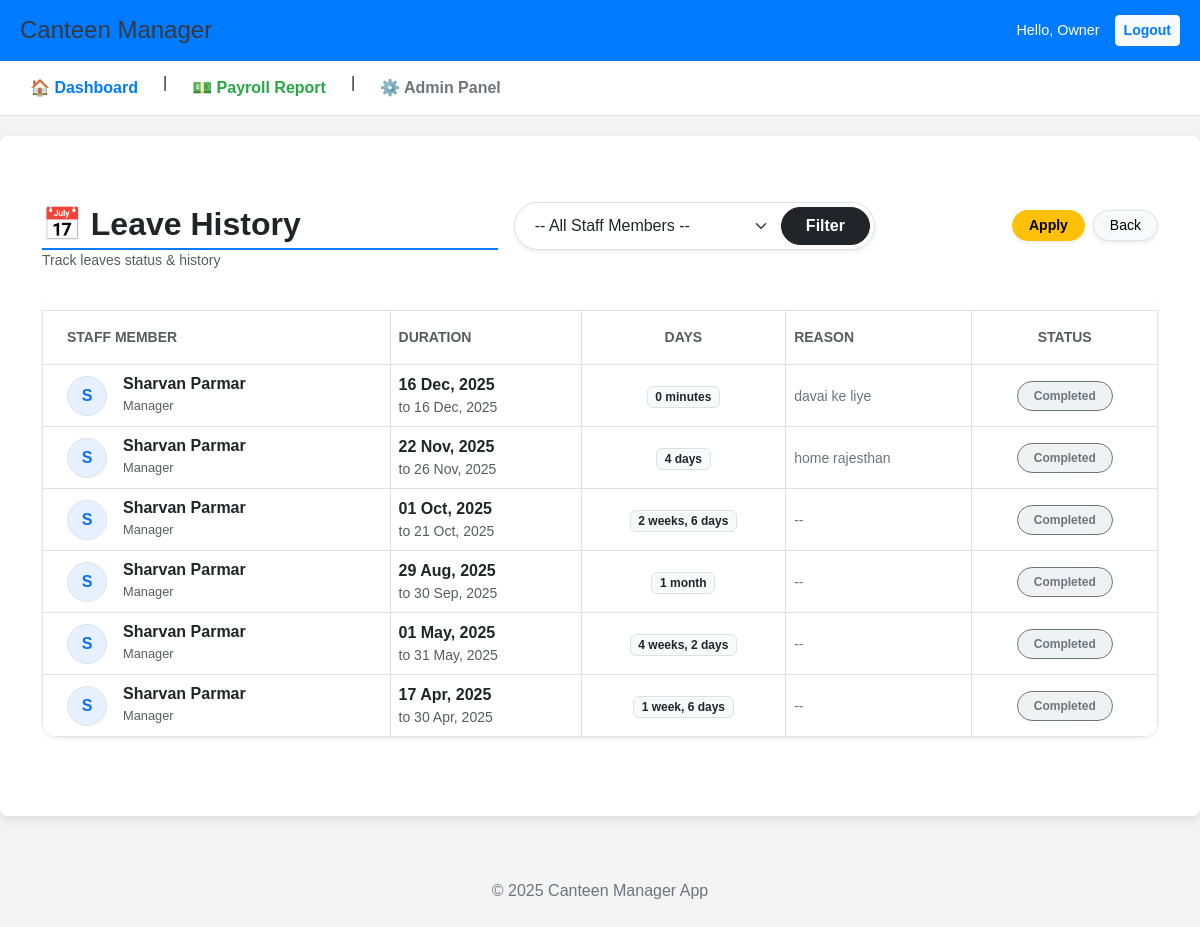
Page /management/staff/leave-history/ (signed in) on the committed database.
### management/models.py (models this page shows, shortened)
class StaffLeave(models.Model):
    staff = models.ForeignKey(
        Staff,
        on_delete=models.CASCADE,
        verbose_name="Staff Member"
    )
    start_date = models.DateField(verbose_name="Start Date")
    end_date = models.DateField(verbose_name="End Date")
    reason = models.TextField(null=True, blank=True, verbose_name="Reason for Leave")
    is_paid_leave = models.BooleanField(default=False, verbose_name="Paid Leave (Don't Cut Salary)")
    def total_days(self):
        """Calculates the total number of days in the leave period (inclusive)"""
        if self.start_date and self.end_date:
            delta = self.end_date - self.start_date
            return delta.days + 1
        return 0
    total_days.short_description = 'Total Days' # एडमिन पैनल में दिखने वाला नाम
    class Meta:
        verbose_name = "Staff Leave (Period)"
        verbose_name_plural = "Staff Leaves (Periods)"

class Staff(models.Model):
    ROLES = [
        ('Manager', 'Manager'),
        ('Cook', 'Cook'),
        ('Helper', 'Helper'),
    ]
    canteen = models.ForeignKey(
        Canteen,
        on_delete=models.SET_NULL, # अगर कैंटीन डिलीट हो जाए, तो स्टाफ को NULL कर दें
        null=True,
        blank=True,
        verbose_name="Assigned Canteen"
    )
    name = models.CharField(max_length=100, verbose_name="Staff Name")
    role = models.CharField(max_length=50, choices=ROLES, default='Helper', verbose_name="Role")
    phone = models.CharField(max_length=15, default='0000000000', verbose_name="Phone Number")
    joining_date = models.DateField(null=True, blank=True, verbose_name="Joining Date")
    monthly_salary = models.DecimalField(max_digits=10, decimal_places=2, verbose_name="Monthly Salary")
    bank_account_no = models.CharField(max_length=20, blank=True, null=True,verbose_name="Bank Account No")
    ifsc_code = models.CharField(max_length=15, blank=True, null=True,verbose_name="IFSC Code")
    photo = models.ImageField(upload_to='staff_photos/', null=True, blank=True, verbose_name="Staff Photo")
    aadhar_card = models.ImageField(upload_to='staff_aadhar/', null=True, blank=True, verbose_name="Aadhar Card Photo")
    class Meta:
        verbose_name = "Staff Member"
        verbose_name_plural = "Staff"
    is_active = models.BooleanField(default=True, verbose_name="Is Active Employee")
    leaving_date = models.DateField(null=True, blank=True, verbose_name="Leaving Date")

### management/views.py (the view)
# urls.py: path('staff/leave-history/', views.staff_leave_history, name='staff_leave_history'),
@login_required
def staff_leave_history(request):
    leaves = StaffLeave.objects.select_related('staff').all().order_by('-start_date')
    staff_id = request.GET.get('staff') # URL se ID layega
    if staff_id:
        leaves = leaves.filter(staff_id=staff_id)
    all_staff = Staff.objects.all()
    context = {
        'leaves': leaves,
        'all_staff': all_staff, # Dropdown list
        'selected_staff_id': int(staff_id) if staff_id else None, # Selected rakhne ke liye
        'today': date.today()
    }
    return render(request, 'management/staff_leave_history.html', context)

### management/templates/management/staff_leave_history.html (shortened to what this page needs)
{% extends 'base.html' %}
{% block content %}
<div class="container mt-4 mb-5">
    <div class="row align-items-center mb-4 g-3">
        <div class="col-md-5">
            <h2 class="fw-bold text-dark mb-0">📅 Leave History</h2>
            <p class="text-muted small mb-0">Track leaves status & history</p>
        </div>
        <div class="col-md-4">
            <form method="GET" class="d-flex shadow-sm rounded-pill bg-white p-1 border">
                <select name="staff" class="form-select border-0 rounded-pill ps-3" style="outline: none; box-shadow: none;">
                    <option value="">-- All Staff Members --</option>
                </select>
                <button type="submit" class="btn btn-dark rounded-pill px-4 fw-bold">Filter</button>
            </form>
        </div>
        <div class="col-md-3 text-end">
            <div class="d-flex justify-content-end gap-2">
                <a href="{% url 'apply_leave' %}" class="btn btn-warning fw-bold shadow-sm rounded-pill btn-sm px-3">
                     Apply
                </a>
                <a href="{% url 'staff_list' %}" class="btn btn-light border shadow-sm rounded-pill btn-sm px-3">
                    Back
                </a>
            </div>
        </div>
    </div>
    <div class="card shadow-sm border-0 rounded-4 overflow-hidden">
        <div class="table-responsive">
            <table class="table table-hover align-middle mb-0">
                <thead class="bg-light">
                    <tr>
                        <th class="ps-4 py-3 text-muted small text-uppercase">Staff Member</th>
                        <th class="py-3 text-muted small text-uppercase">Duration</th>
                        <th class="py-3 text-muted small text-uppercase text-center">Days</th>
                        <th class="py-3 text-muted small text-uppercase">Reason</th>
                        <th class="py-3 text-muted small text-uppercase text-center">Status</th>
                    </tr>
                </thead>
                <tbody>
                    {% for leave in leaves %}
                    <tr>
                        <td class="ps-4">
                            <div class="d-flex align-items-center">
                                <div class="rounded-circle bg-primary bg-opacity-10 text-primary d-flex justify-content-center align-items-center fw-bold me-3 border"
                                     style="width: 40px; height: 40px;">
                                    {{ leave.staff.name|slice:":1" }}
                                </div>
                                <div>
                                    <h6 class="mb-0 fw-bold text-dark">{{ leave.staff.name }}</h6>
                                    <small class="text-muted" style="font-size: 0.8rem;">{{ leave.staff.role }}</small>
                                </div>
                            </div>
                        </td>
                        <td>
                            <div class="d-flex flex-column">
                                <span class="fw-bold text-dark">{{ leave.start_date|date:"d M, Y" }}</span>
                                <span class="text-muted small">to {{ leave.end_date|date:"d M, Y" }}</span>
                            </div>
                        </td>
                        <td class="text-center">
                            <span class="badge bg-light text-dark border">
                                {{ leave.end_date|timeuntil:leave.start_date }}
                            </span>
                        </td>
                        <td style="max-width: 250px;">
                            <span class="text-secondary small">{{ leave.reason|default:"-"|truncatechars:50 }}</span>
                        </td>
                        <td class="text-center">
                            {% if leave.end_date < today %}
                                <span class="badge bg-secondary bg-opacity-10 text-secondary border border-secondary px-3 py-2 rounded-pill">
                                    Completed
                                </span>
                            {% elif leave.start_date > today %}
                                <span class="badge bg-info bg-opacity-10 text-info border border-info px-3 py-2 rounded-pill">
                                    Upcoming
                                </span>
                            {% else %}
                                <span class="badge bg-danger bg-opacity-10 text-danger border border-danger px-3 py-2 rounded-pill">
                                    ● On Leave
                                </span>
                            {% endif %}
                        </td>
                    </tr>
                    {% endfor %}
                </tbody>
            </table>
        </div>
    </div>
</div>
{% endblock %}

### management/templates/base.html (shortened to what this page needs)
<!DOCTYPE html>
<html lang="en">
<head>
    <link href="https://cdn.jsdelivr.net/npm/bootstrap@5.3.0/dist/css/bootstrap.min.css" rel="stylesheet">
</head>
<body>
    <header>
        <div style="background-color: #007bff; color: white; padding: 15px 20px; display: flex; justify-content: space-between; align-items: center;">
            <h1 style="margin: 0; font-size: 1.5em;">Canteen Manager</h1>
            {% if user.is_authenticated %}
            <div style="display: flex; align-items: center; gap: 15px;">
                <span style="font-size: 0.9em;">Hello, {{ user.username }}</span>
                <form method="post" action="{% url 'logout' %}" style="margin: 0;">
                    <button type="submit" class="btn btn-sm btn-light" style="color: #007bff; font-weight: bold;">Logout</button>
                </form>
            </div>
            {% endif %}
        </div>
        <nav class="main-nav" style="background-color: #ffffff; padding: 10px 20px; border-bottom: 1px solid #e2e6ea;">
            {% if user.is_authenticated %}
            <div style="display: flex; gap: 15px;">
                <a href="{% url 'home_dashboard' %}" style="color: #007bff; font-weight: bold;">
                    🏠 Dashboard
                </a>
                |
                <a href="{% url 'payroll_summary' %}" style="color: #28a745; font-weight: bold;">
                    💵 Payroll Report
                </a>
                |
                <a href="/admin/" style="color: #6c757d; font-weight: bold;">
                    ⚙️ Admin Panel
                </a>
            </div>
            {% endif %}
        </nav>
    </header>
    <main>
        {% block content %}
        {% endblock %}
    </main>
    <footer style="text-align: center; padding: 10px; color: #6c757d;">
        <hr style="border-color: #dee2e6;">
        <p>&copy; 2025 Canteen Manager App</p>
    </footer>
</body>
</html>

### management/templates/base.html (style rules this page uses)
body { font-family: Arial, sans-serif; margin: 0; padding: 0; background-color: #f4f4f4; }
main { padding: 20px; max-width: 1200px; margin: 20px auto; background-color: white; min-height: 85vh; border-radius: 8px; box-shadow: 0 4px 12px rgba(0,0,0,0.1); }
h1 { color: #343a40; }
h2 { border-bottom: 2px solid #007bff; padding-bottom: 5px; margin-top: 25px; }
table { border-collapse: collapse; margin-top: 15px; width: 100%; }
th, td { border: 1px solid #dee2e6; padding: 12px; text-align: left; }
th { background-color: #f0f0f0; }
.main-nav a { text-decoration: none; padding: 5px 10px; border-radius: 4px; transition: background-color 0.3s; }

### rows in the picture
StaffLeave: staff.name "S", staff.name "Sharvan Parmar", staff.role "Manager", start_date "16 Dec, 2025", end_date "16 Dec, 2025", end_date "0 minutes", reason "davai ke liye", shows "Completed"
StaffLeave: staff.name "S", staff.name "Sharvan Parmar", staff.role "Manager", start_date "22 Nov, 2025", end_date "26 Nov, 2025", end_date "4 days", reason "home rajesthan", shows "Completed"
StaffLeave: staff.name "S", staff.name "Sharvan Parmar", staff.role "Manager", start_date "01 Oct, 2025", end_date "21 Oct, 2025", end_date "2 weeks, 6 days", reason "--", shows "Completed"
StaffLeave: staff.name "S", staff.name "Sharvan Parmar", staff.role "Manager", start_date "29 Aug, 2025", end_date "30 Sep, 2025", end_date "1 month", reason "--", shows "Completed"
StaffLeave: staff.name "S", staff.name "Sharvan Parmar", staff.role "Manager", start_date "01 May, 2025", end_date "31 May, 2025", end_date "4 weeks, 2 days", reason "--", shows "Completed"
StaffLeave: staff.name "S", staff.name "Sharvan Parmar", staff.role "Manager", start_date "17 Apr, 2025", end_date "30 Apr, 2025", end_date "1 week, 6 days", reason "--", shows "Completed"

### other values in the picture
{{ user.username }} "Owner"
